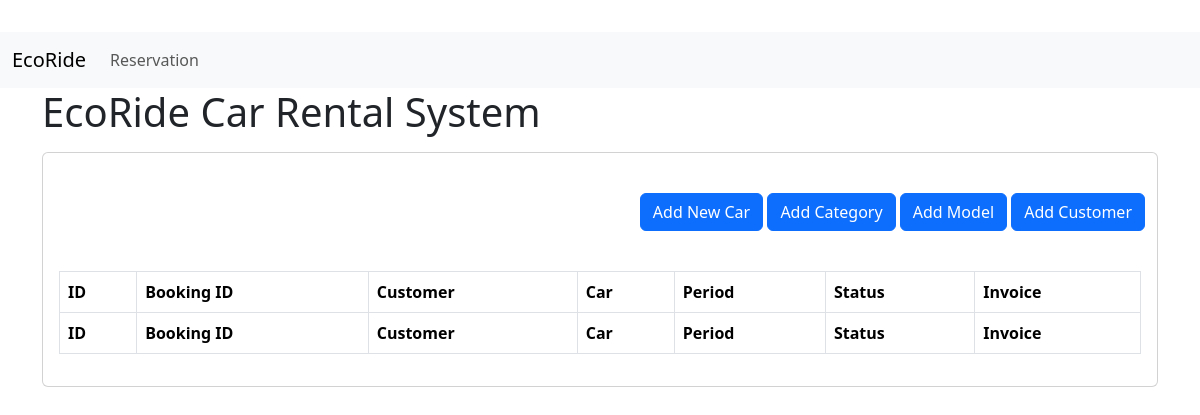
Before: /Reservation.php with the older database file.
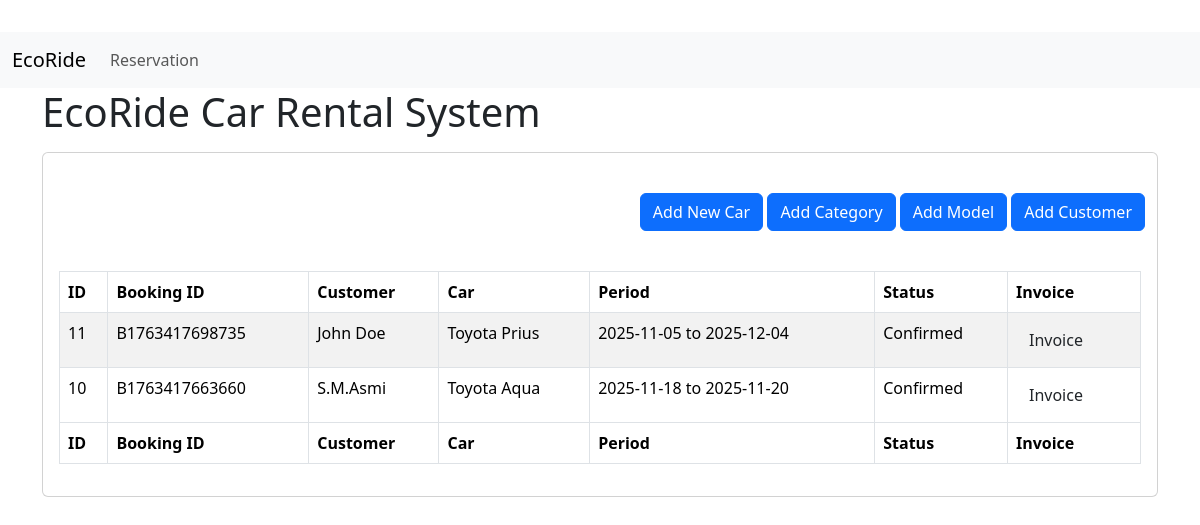
After: the same page with the newer database file.
### tables this page shows
CREATE TABLE IF NOT EXISTS `k2534814_reservations` (
  `id` int NOT NULL AUTO_INCREMENT,
  `booking_id` varchar(100) NOT NULL,
  `customer_id` int NOT NULL,
  `car_id` int NOT NULL,
  `category` varchar(100) NOT NULL,
  `start_date` date NOT NULL,
  `end_date` date NOT NULL,
  `days` int NOT NULL,
  `total_km` int NOT NULL,
  `deposit` int NOT NULL,
  `status` varchar(50) NOT NULL,
  `created_at` datetime DEFAULT NULL,
  PRIMARY KEY (`id`),
  KEY `customer_id` (`customer_id`),
  KEY `car_id` (`car_id`),
  CONSTRAINT `k2534814_reservations_ibfk_1` FOREIGN KEY (`customer_id`) REFERENCES `k2534814_customers` (`id`) ON DELETE CASCADE,
  CONSTRAINT `k2534814_reservations_ibfk_2` FOREIGN KEY (`car_id`) REFERENCES `k2534814_cars` (`id`) ON DELETE CASCADE
);

CREATE TABLE IF NOT EXISTS `k2534814_customers` (
  `id` int NOT NULL AUTO_INCREMENT,
  `nic_passport` varchar(100) NOT NULL,
  `name` varchar(255) NOT NULL,
  `phone` varchar(50) DEFAULT NULL,
  `email` varchar(255) DEFAULT NULL,
  `created_at` datetime DEFAULT NULL,
  PRIMARY KEY (`id`)
);

CREATE TABLE IF NOT EXISTS `k2534814_cars` (
  `id` int NOT NULL AUTO_INCREMENT,
  `model` varchar(255) NOT NULL,
  `category` varchar(100) NOT NULL,
  `daily_price` decimal(10,2) NOT NULL,
  `free_km` int NOT NULL,
  `extra_km_charge` decimal(10,2) NOT NULL,
  `tax_rate` decimal(5,2) NOT NULL,
  `status` varchar(50) NOT NULL DEFAULT 'Available',
  PRIMARY KEY (`id`)
);

### config.php (called while the page is built, shortened)
<?php
spl_autoload_register(function ($class) {
    $path = __DIR__ . '/src/' . str_replace('\\', '/', $class) . '.php';
    $path = str_replace('/', DIRECTORY_SEPARATOR, $path);
});
function get_db()
{
    static $db = null;
    if ($db === null) {
        $db = new \Utils\MysqliDatabase(DB_HOST, DB_USER, DB_PASS, DB_NAME);
    }
    return $db;
}
?>

### src/Utils/MysqliDatabase.php (called while the page is built, shortened)
<?php
class MysqliDatabase
{
    private $mysqli;
    public function __construct($host, $user, $pass, $db)
    {
        $this->mysqli = new \mysqli($host, $user, $pass, $db);
        $this->mysqli->set_charset('utf8mb4');
    }
    public function query($sql)
    {
        $res = $this->mysqli->query($sql);
        return $res;
    }
    public function fetchAll($sql)
    {
        $res = $this->query($sql);
        $rows = [];
        while ($row = $res->fetch_assoc()) {
            $rows[] = $row;
        }
        return $rows;
    }
}

### src/Models/K2534814_Reservation.php (called while the page is built, shortened)
<?php
class K2534814_Reservation
{
    public static function getDataWithCustomerAndCar()
    {
        $db = get_db();
        $rows = $db->fetchAll("SELECT r.*, c.name AS customer_name, ca.model AS car_model FROM K2534814_reservations r LEFT JOIN K2534814_customers c ON r.customer_id = c.id LEFT JOIN K2534814_cars ca ON r.car_id = ca.id ORDER BY r.id DESC");
        return $rows;
    }
}

### Reservation.php (the view, shortened to what this page needs)
<?php
require_once __DIR__ . '/config.php';
$reservations = K2534814_Reservation::getDataWithCustomerAndCar();
?>
<!doctype html>
<html lang="en">
  <?php include 'layouts/head.php'; ?>
<body>
   <?php include 'layouts/nav.php'; ?>
  <div class="container">
    <h1 class="mb-3">EcoRide Car Rental System</h1>
    <div class="card">
    <div class="row">
        <div class="text-end col-md-12 mt-3 me-3 p-4">
            <button type="button" class="btn btn-primary" data-bs-toggle="modal" data-bs-target="#addcarmodal">
                Add New Car
            </button>
            <button type="button" class="btn btn-primary" data-bs-toggle="modal" data-bs-target="#addcategorymodal">
                Add Category
            </button>
            <button type="button" class="btn btn-primary" data-bs-toggle="modal" data-bs-target="#addmodelmodal">
                Add Model
            </button>
            <button type="button" class="btn btn-primary" data-bs-toggle="modal" data-bs-target="#addcustomermodal">
                Add Customer
            </button>
        </div>
    </div>
      <div class="card-body">
        <table id="invoice" class="display nowrap table table-striped table-bordered" style="width:100%">
          <thead>
            <tr>
                <th>ID</th>
                <th>Booking ID</th>
                <th>Customer</th>
                <th>Car</th>
                <th>Period</th>
                <th>Status</th>
                <th>Invoice</th>
            </tr>
        </thead>
  <tbody>
  <?php foreach ($reservations as $r): ?>
    <tr>
      <td><?=htmlspecialchars($r['id'])?></td>
      <td><?=htmlspecialchars($r['booking_id'])?></td>
      <td><?=htmlspecialchars($r['customer_name'])?></td>
      <td><?=htmlspecialchars($r['car_model'])?></td>
      <td><?=htmlspecialchars($r['start_date'])?> to <?=htmlspecialchars($r['end_date'])?></td>
      <td><?=htmlspecialchars($r['status'])?></td>
      <td><a class="btn" href="http://localhost/Esoft/induvidual/echo_ride/invoice.php?page=invoice&id=<?=urlencode($r['id'])?>">Invoice</a></td>
    </tr>
  <?php endforeach; ?>
          </tbody>
          <tfoot>
             <tr>
                <th>ID</th>
                <th>Booking ID</th>
                <th>Customer</th>
                <th>Car</th>
                <th>Period</th>
                <th>Status</th>
                <th>Invoice</th>
            </tr>
          </tfoot>
        </table>
      </div>
    </div>
  </div>
</body>
</html>

Changed rows visible on the page:
added k2534814_reservations: id "11", booking "B1763417698735", customer.name "John Doe", car.model "Toyota Prius", start_date "2025-11-05", end_date "2025-12-04", status "Confirmed"
added k2534814_reservations: id "10", booking "B1763417663660", customer.name "S.M.Asmi", car.model "Toyota Aqua", start_date "2025-11-18", end_date "2025-11-20", status "Confirmed"
